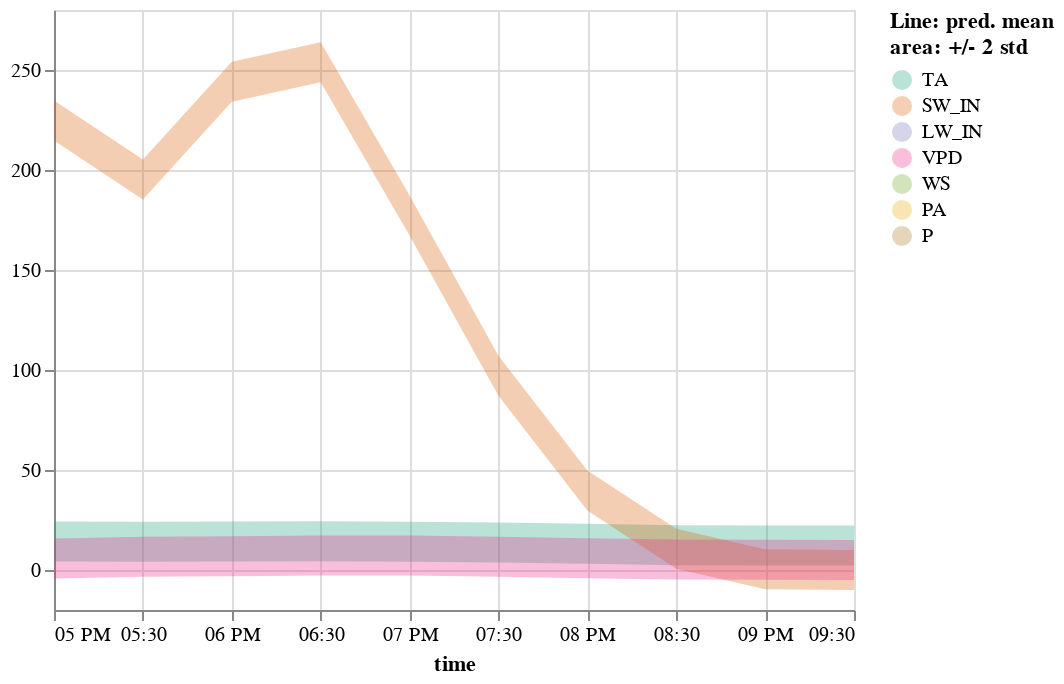

Notebook code cell kept with this figure:
### Code cell
plot_error(m_df.tidy().assign(std=5))

### Figure 1 — Vega-Lite specification as saved in the notebook (floating-point values rounded to 4 significant figures)
{"config": {"view": {"continuousWidth": 400, "continuousHeight": 300}}, "data": {"name": "data-499ab9a70408ff42ce910d15967efab1"}, "mark": "errorband", "encoding": {"color": {"field": "variable", "legend": {"title": ["Line: pred. mean", "area: +/- 2 std"]}, "scale": {"domain": ["TA", "SW_IN", "LW_IN", "VPD", "WS", "PA", "P"], "range": ["#1B9E77", "#D95F02", "#7570B3", "#E7298A", "#66A61E", "#E6AB02", "#A6761D", "#666666"]}, "type": "nominal"}, "x": {"field": "time", "type": "temporal"}, "y": {"field": "err_low", "scale": {"zero": false}, "title": "", "type": "quantitative"}, "y2": {"field": "err_high"}}, "params": [{"name": "param_6", "select": {"type": "interval"}, "bind": "scales"}], "$schema": "https://vega.github.io/schema/vega-lite/v5.2.0.json", "datasets": {"data-499ab9a70408ff42ce910d15967efab1": [{"time": "2000-06-15T17:00:00", "variable": "TA", "value": 14.22, "is_present": false, "std": 5, "err_low": 4.22, "err_high": 24.22}, {"time": "2000-06-15T17:30:00", "variable": "TA", "value": 14.11, "is_present": false, "std": 5, "err_low": 4.11, "err_high": 24.11}, {"time": "2000-06-15T18:00:00", "variable": "TA", "value": 14.23, "is_present": false, "std": 5, "err_low": 4.23, "err_high": 24.23}, {"time": "2000-06-15T18:30:00", "variable": "TA", "value": 14.4, "is_present": false, "std": 5, "err_low": 4.4, "err_high": 24.4}, {"time": "2000-06-15T19:00:00", "variable": "TA", "value": 14.09, "is_present": false, "std": 5, "err_low": 4.09, "err_high": 24.09}, {"time": "2000-06-15T19:30:00", "variable": "TA", "value": 13.71, "is_present": false, "std": 5, "err_low": 3.71, "err_high": 23.71}, {"time": "2000-06-15T20:00:00", "variable": "TA", "value": 13.08, "is_present": false, "std": 5, "err_low": 3.08, "err_high": 23.08}, {"time": "2000-06-15T20:30:00", "variable": "TA", "value": 12.41, "is_present": false, "std": 5, "err_low": 2.41, "err_high": 22.41}, {"time": "2000-06-15T21:00:00", "variable": "TA", "value": 12.27, "is_present": false, "std": 5, "err_low": 2.27, "err_high": 22.27}, {"time": "2000-06-15T21:30:00", "variable": "TA", "value": 12.2, "is_present": false, "std": 5, "err_low": 2.2, "err_high": 22.2}, {"time": "2000-06-15T17:00:00", "variable": "SW_IN", "value": 224.8, "is_present": true, "std": 5, "err_low": 214.8, "err_high": 234.8}, {"time": "2000-06-15T17:30:00", "variable": "SW_IN", "value": 195.3, "is_present": true, "std": 5, "err_low": 185.3, "err_high": 205.3}, {"time": "2000-06-15T18:00:00", "variable": "SW_IN", "value": 244.2, "is_present": true, "std": 5, "err_low": 234.2, "err_high": 254.2}, {"time": "2000-06-15T18:30:00", "variable": "SW_IN", "value": 253.9, "is_present": true, "std": 5, "err_low": 243.9, "err_high": 263.9}, {"time": "2000-06-15T19:00:00", "variable": "SW_IN", "value": 177.3, "is_present": true, "std": 5, "err_low": 167.3, "err_high": 187.3}, {"time": "2000-06-15T19:30:00", "variable": "SW_IN", "value": 97.07, "is_present": true, "std": 5, "err_low": 87.07, "err_high": 107.1}, {"time": "2000-06-15T20:00:00", "variable": "SW_IN", "value": 39.71, "is_present": true, "std": 5, "err_low": 29.71, "err_high": 49.71}, {"time": "2000-06-15T20:30:00", "variable": "SW_IN", "value": 10.65, "is_present": true, "std": 5, "err_low": 0.65, "err_high": 20.65}, {"time": "2000-06-15T21:00:00", "variable": "SW_IN", "value": 0.32, "is_present": true, "std": 5, "err_low": -9.68, "err_high": 10.32}, {"time": "2000-06-15T21:30:00", "variable": "SW_IN", "value": 0.0, "is_present": true, "std": 5, "err_low": -10.0, "err_high": 10.0}, {"time": "2000-06-15T17:00:00", "variable": "VPD", "value": 5.799, "is_present": true, "std": 5, "err_low": -4.201, "err_high": 15.8}, {"time": "2000-06-15T17:30:00", "variable": "VPD", "value": 6.577, "is_present": true, "std": 5, "err_low": -3.423, "err_high": 16.58}, {"time": "2000-06-15T18:00:00", "variable": "VPD", "value": 6.931, "is_present": true, "std": 5, "err_low": -3.069, "err_high": 16.93}, {"time": "2000-06-15T18:30:00", "variable": "VPD", "value": 7.286, "is_present": true, "std": 5, "err_low": -2.714, "err_high": 17.29}, {"time": "2000-06-15T19:00:00", "variable": "VPD", "value": 7.251, "is_present": true, "std": 5, "err_low": -2.749, "err_high": 17.25}, {"time": "2000-06-15T19:30:00", "variable": "VPD", "value": 6.683, "is_present": true, "std": 5, "err_low": -3.317, "err_high": 16.68}, {"time": "2000-06-15T20:00:00", "variable": "VPD", "value": 5.851, "is_present": true, "std": 5, "err_low": -4.149, "err_high": 15.85}, {"time": "2000-06-15T20:30:00", "variable": "VPD", "value": 5.254, "is_present": true, "std": 5, "err_low": -4.746, "err_high": 15.25}, {"time": "2000-06-15T21:00:00", "variable": "VPD", "value": 5.164, "is_present": true, "std": 5, "err_low": -4.836, "err_high": 15.16}, {"time": "2000-06-15T21:30:00", "variable": "VPD", "value": 5.037, "is_present": true, "std": 5, "err_low": -4.963, "err_high": 15.04}]}}
